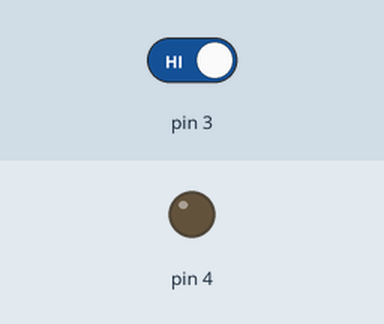
This sketch was run on a simulated Arduino Uno, built with avr-gcc and run on an emulated ATmega328P. On the bench: output pins drawn as LEDs (lit = HIGH). Inputs (shaded band) come from the test bench; at power-on: pin 3 HIGH.

Above: at 1.2 s.
1.3 s: pin 3 driven LOW
At 2.4 s:
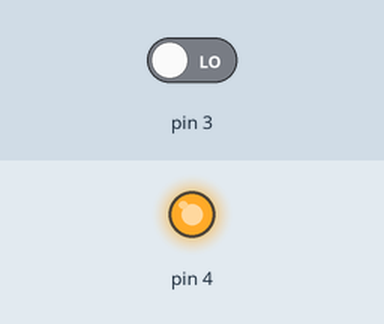
2.9 s: pin 3 driven HIGH
At 3.6 s:
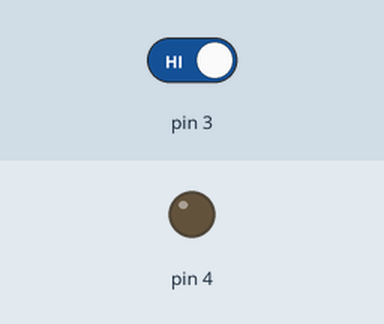
Timing chart, 0 to 5.9 s (numbered marks = the images above; inputs shaded):
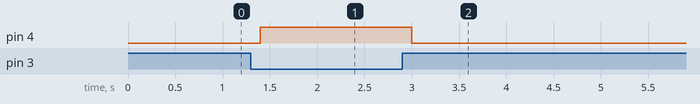

Measured:
- after the input at 1.3 s, pin 4: LOW → HIGH after 0.10 s
- after the input at 2.9 s, pin 4: HIGH → LOW after 0.10 s

The sketch:

switch_2.ino
```cpp
int n=0;
void setup() {
  pinMode(3,INPUT);
  pinMode(4,OUTPUT);
}

void loop() {
  if(digitalRead(3)==0)
    n++;
  switch(n){
    case 0:
      digitalWrite(4,0);
      break;
    case 1:
      digitalWrite(4,1);
      break;
    default:
      n=0;
  }
  delay(200);
}
```
